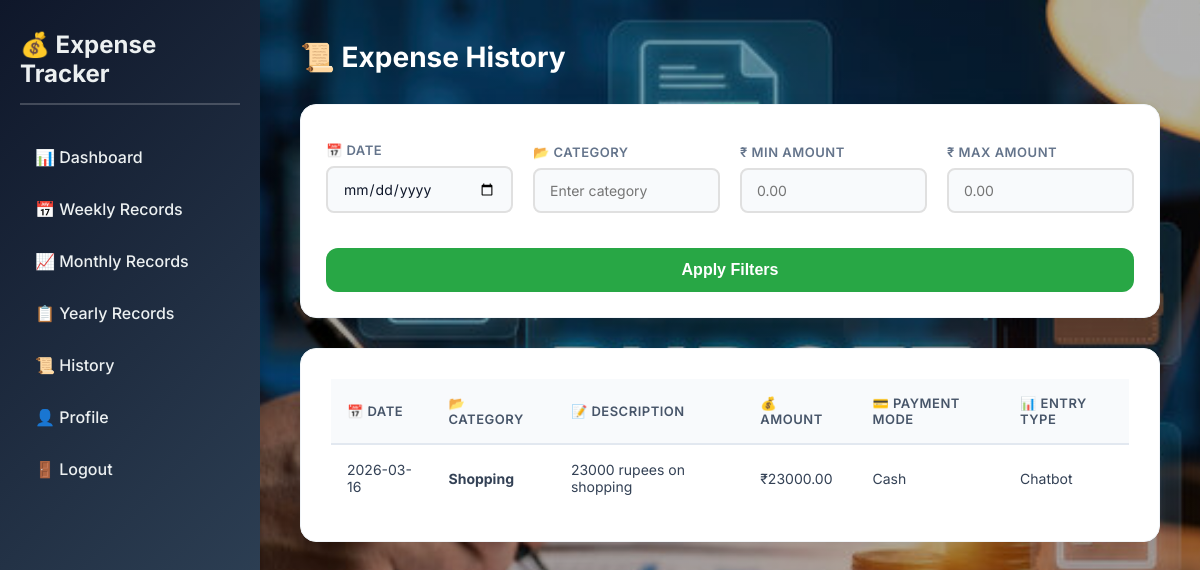
Screenshot of /history (signed in) with the database file from the repository.
### tables this page shows
CREATE TABLE expenses (
            id INTEGER PRIMARY KEY AUTOINCREMENT,
            user_id INTEGER NOT NULL,
            date TEXT NOT NULL,
            category TEXT NOT NULL,
            description TEXT NOT NULL,
            amount REAL NOT NULL,
            payment_mode TEXT NOT NULL,
            entry_type TEXT NOT NULL,
            FOREIGN KEY (user_id) REFERENCES users (id)
        );

### app.py (the view)
    def wrap(*args, **kwargs):
        if 'user_id' not in session:
            return redirect(url_for('login'))
        return f(*args, **kwargs)

### app.py (called while the page is built)
def get_db():
    db = sqlite3.connect('expense_tracker.db')
    db.row_factory = sqlite3.Row
    return db

def login_required(f):
    def wrap(*args, **kwargs):
        if 'user_id' not in session:
            return redirect(url_for('login'))
        return f(*args, **kwargs)
    wrap.__name__ = f.__name__
    return wrap

def get_user_expenses(user_id, start_date=None, end_date=None):
    db = get_db()
    query = 'SELECT * FROM expenses WHERE user_id = ?'
    params = [user_id]
    if start_date and end_date:
        query += ' AND date BETWEEN ? AND ?'
        params.extend([start_date, end_date])
    query += ' ORDER BY date DESC'
    return db.execute(query, params).fetchall()

@app.route('/history')
@login_required
def history():
    user_id = session['user_id']
    expenses = get_user_expenses(user_id)
    return render_template('history.html', expenses=expenses)

### templates/history.html (shortened to what this page needs)
<!DOCTYPE html>
<html lang="en">
<head>
    <link rel="stylesheet" href="{{ url_for('static', filename='css/style.css') }}">
</head>
<body class="history-page">
    <div class="dashboard">
        <div class="sidebar">
            <h2>💰 Expense Tracker</h2>
            <ul>
                <li><a href="{{ url_for('dashboard') }}">📊 Dashboard</a></li>
                <li><a href="{{ url_for('weekly_records') }}">📅 Weekly Records</a></li>
                <li><a href="{{ url_for('records') }}">📈 Monthly Records</a></li>
                <li><a href="{{ url_for('yearly_records') }}">📋 Yearly Records</a></li>
                <li><a href="{{ url_for('history') }}">📜 History</a></li>
                <li><a href="{{ url_for('profile') }}">👤 Profile</a></li>
                <li><a href="{{ url_for('logout') }}">🚪 Logout</a></li>
            </ul>
        </div>
        <div class="main-content">
            <h1 style="color: white;">📜 Expense History</h1>
            <div class="filter-card">
                <div class="filter-group">
                    <label for="dateFilter">📅 Date</label>
                    <input type="date" id="dateFilter" class="modern-input">
                </div>
                <div class="filter-group">
                    <label for="categoryFilter">📂 Category</label>
                    <input type="text" id="categoryFilter" placeholder="Enter category" class="modern-input">
                </div>
                <div class="filter-group">
                    <label for="amountMin">₹ Min Amount</label>
                    <input type="number" id="amountMin" step="0.01" placeholder="0.00" class="modern-input">
                </div>
                <div class="filter-group">
                    <label for="amountMax">₹ Max Amount</label>
                    <input type="number" id="amountMax" step="0.01" placeholder="0.00" class="modern-input">
                </div>
                <div class="filter-action">
                    <button class="btn btn-filter" onclick="applyFilters()">Apply Filters</button>
                </div>
            </div>
            <div class="expense-table table-card">
                <table>
                    <thead>
                        <tr>
                            <th>📅 Date</th>
                            <th>📂 Category</th>
                            <th>📝 Description</th>
                            <th>💰 Amount</th>
                            <th>💳 Payment Mode</th>
                            <th>📊 Entry Type</th>
                        </tr>
                    </thead>
                    <tbody id="expenseTableBody">
                        {% for expense in expenses %}
                        <tr>
                            <td>{{ expense.date }}</td>
                            <td><strong>{{ expense.category }}</strong></td>
                            <td>{{ expense.description }}</td>
                            <td>₹{{ "%.2f"|format(expense.amount) }}</td>
                            <td>{{ expense.payment_mode }}</td>
                            <td>{{ expense.entry_type }}</td>
                        </tr>
                        {% endfor %}
                    </tbody>
                </table>
            </div>
        </div>
    </div>
</body>
</html>

### static/css/style.css (style rules this page uses)
:root { --primary-color: #0f172a; --secondary-color: #3b82f6; --accent-color: #ef4444; --success-color: #10b981; --light-bg: #f8fafc; --card-shadow: 0 4px 20px rgba(0, 0, 0, 0.05); --transition: all 0.3s ease; --border-radius: 16px; --form-height: 48px; }
* { box-sizing: border-box; }
html { scroll-behavior: smooth; }
body { font-family: 'Inter', -apple-system, BlinkMacSystemFont, "Segoe UI", sans-serif; margin: 0; padding: 0; background-color: var(--light-bg); color: var(--primary-color); }
.btn, button { background: var(--secondary-color); color: white; border: none; padding: 12px 20px; border-radius: 8px; font-size: 16px; font-weight: 600; cursor: pointer; transition: var(--transition); height: var(--form-height); min-width: 120px; }
label { font-weight: 600; margin-top: 12px; margin-bottom: 6px; color: var(--primary-color); }
input[type="text"], input[type="email"], input[type="password"], input[type="number"], input[type="date"], input[type="file"], select, textarea { padding: 12px 15px; border: 2px solid #e0e0e0; border-radius: 8px; font-size: 14px; margin-bottom: 15px; transition: var(--transition); font-family: inherit; }
body.history-page { background-image: linear-gradient(rgba(0, 0, 0, 0.3), rgba(0, 0, 0, 0.3)), url('../images/img.jpg'); background-size: cover; background-position: center; background-attachment: fixed; background-repeat: no-repeat; }
.dashboard { display: flex; min-height: 100vh; background-color: transparent; }
.sidebar { width: 260px; background: linear-gradient(135deg, var(--primary-color) 0%, #34495e 100%); color: white; padding: 30px 20px; box-shadow: 2px 0 10px rgba(0, 0, 0, 0.1); overflow-y: auto; position: sticky; top: 0; height: 100vh; }
.sidebar h2 { margin: 0 0 30px 0; font-size: 24px; color: #ecf0f1; padding-bottom: 15px; border-bottom: 2px solid rgba(255, 255, 255, 0.2); }
.sidebar ul { list-style-type: none; padding: 0; margin: 0; }
.sidebar li { margin: 0; }
.sidebar a { display: block; color: #ecf0f1; text-decoration: none; padding: 12px 15px; margin: 8px 0; border-radius: 6px; transition: var(--transition); font-weight: 500; }
.main-content { flex: 1; padding: 40px; overflow-y: auto; background: transparent; max-width: 1400px; margin: 0 auto; }
.main-content h1 { color: var(--primary-color); margin: 0 0 30px 0; font-size: 28px; font-weight: 700; }
.expense-table, .expense-form, .filters { background: #ffffff; padding: 30px; border-radius: var(--border-radius); box-shadow: var(--card-shadow); margin-bottom: 30px; border: 1px solid #f1f5f9; }
.expense-table { overflow-x: auto; }
table { width: 100%; border-collapse: collapse; }
table thead { background-color: #f8fafc; color: #475569; }
th { padding: 16px; text-align: left; font-weight: 600; text-transform: uppercase; font-size: 13px; letter-spacing: 0.5px; border-bottom: 2px solid #e2e8f0; }
td { padding: 16px; border-bottom: 1px solid #f1f5f9; color: #334155; font-size: 14px; }
tbody tr { transition: all 0.2s ease; position: relative; z-index: 1; }
tbody tr:last-child td { border-bottom: none; }
.filter-card { background: #ffffff; padding: 25px; border-radius: var(--border-radius); box-shadow: var(--card-shadow); margin-bottom: 30px; border: 1px solid #f1f5f9; display: flex; gap: 20px; align-items: flex-end; flex-wrap: wrap; transition: all 0.3s ease; }
.filter-group { display: flex; flex-direction: column; flex: 1; min-width: 160px; }
.filter-group label { margin-bottom: 8px; font-weight: 600; color: #64748b; font-size: 13px; text-transform: uppercase; letter-spacing: 0.5px; }
.modern-input { padding: 12px 16px; border: 1px solid #cbd5e1; border-radius: 10px; font-size: 14px; transition: all 0.2s; background: #f8fafc; font-family: inherit; color: var(--primary-color); }
.filter-action { display: flex; justify-content: flex-end; flex: 1; min-width: 160px; }
.btn-filter { background-color: #28a745; color: white; border: none; padding: 14px 28px; border-radius: 12px; font-weight: 600; cursor: pointer; transition: all 0.2s ease; height: 44px; display: inline-flex; align-items: center; justify-content: center; width: 100%; }

### rows the page displays
expenses: date "2026-03-16", category "Shopping", description "23000 rupees on shopping", amount "23000.00", payment_mode "Cash", entry_type "Chatbot"
